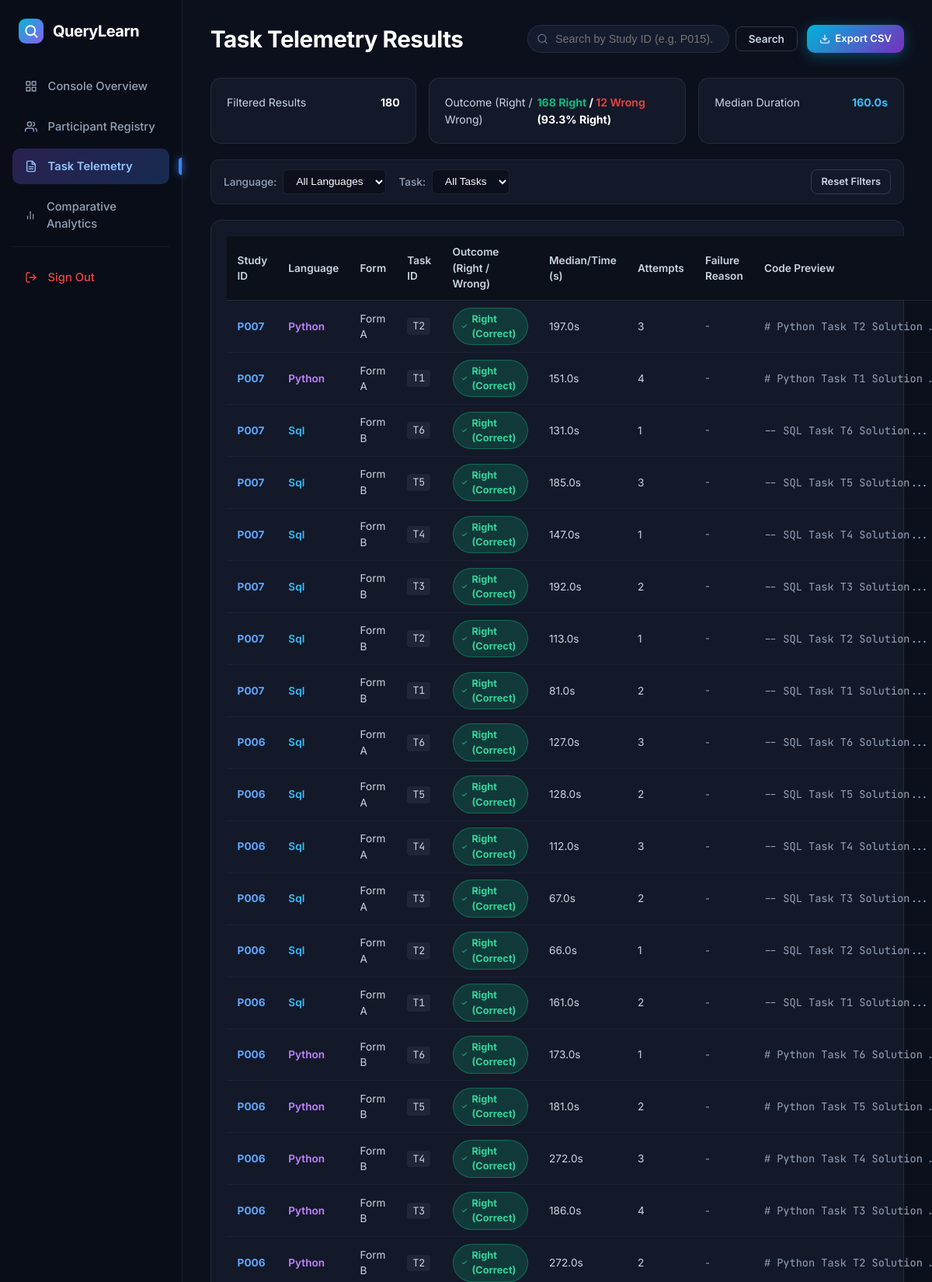
Screenshot of /dashboard/results?page=3&language=&task=&search= (signed in, upper part) with the database file from the repository.
### tables this page shows
CREATE TABLE task_results (
        id INTEGER PRIMARY KEY AUTOINCREMENT,
        session_id INTEGER,
        task_id TEXT,
        success BOOLEAN,
        start_time TIMESTAMP,
        end_time TIMESTAMP,
        elapsed_seconds REAL,
        allocated_seconds INTEGER DEFAULT 480,
        attempt_count INTEGER,
        final_code TEXT,
        source_lines INTEGER,
        source_chars INTEGER,
        failure_reason TEXT,
        assistance TEXT,
        FOREIGN KEY (session_id) REFERENCES sessions(id)
    );

CREATE TABLE participants (
        id INTEGER PRIMARY KEY AUTOINCREMENT,
        study_id TEXT UNIQUE NOT NULL,
        program TEXT,
        year_level INTEGER,
        python_exp TEXT,
        sql_exp TEXT,
        other_languages TEXT,
        db_course TEXT,
        consent BOOLEAN,
        sequence_id INTEGER,
        status TEXT,
        created_at TIMESTAMP DEFAULT CURRENT_TIMESTAMP
    );

### blueprints/dashboard.py (the view)
    def wrapper(*args, **kwargs):
        if not session.get('is_researcher'):
            return redirect(url_for('auth.researcher_login'))
        return f(*args, **kwargs)

### blueprints/dashboard.py (called while the page is built)
def get_research_db_path():
    try:
        return current_app.config.get('RESEARCH_DB', Config.RESEARCH_DB)
    except RuntimeError:
        return Config.RESEARCH_DB

def require_researcher(f):
    def wrapper(*args, **kwargs):
        if not session.get('is_researcher'):
            return redirect(url_for('auth.researcher_login'))
        return f(*args, **kwargs)
    wrapper.__name__ = f.__name__
    return wrapper

### templates/dashboard/results.html (shortened to what this page needs)
<!DOCTYPE html>
<html lang="en">
<head>
    <link rel="stylesheet" href="{{ url_for('static', filename='css/style.css') }}">
</head>
<body>
<div class="db-page">
    <aside class="db-sidebar">
        <a href="{{ url_for('dashboard.overview') }}" class="db-brand">
            <div class="db-brand-icon">
                <svg width="18" height="18" viewBox="0 0 24 24" fill="none">
                    <circle cx="11" cy="11" r="8" stroke="#ffffff" stroke-width="2.5"/>
                    <line x1="16.5" y1="16.5" x2="22" y2="22" stroke="#ffffff" stroke-width="2.5" stroke-linecap="round"/>
                </svg>
            </div>
            <span class="db-brand-text">QueryLearn</span>
        </a>
        <nav class="db-nav">
            <a href="{{ url_for('dashboard.overview') }}" class="db-nav-link">
                <span>Console Overview</span>
            </a>
            <a href="{{ url_for('dashboard.participants') }}" class="db-nav-link">
                <span>Participant Registry</span>
            </a>
            <a href="{{ url_for('dashboard.results') }}" class="db-nav-link active">
                <span>Task Telemetry</span>
            </a>
            <a href="{{ url_for('dashboard.charts') }}" class="db-nav-link">
                <svg width="16" height="16" viewBox="0 0 24 24" fill="none" stroke="currentColor" stroke-width="2" stroke-linecap="round" stroke-linejoin="round"><line x1="18" y1="20" x2="18" y2="10"></line><line x1="12" y1="20" x2="12" y2="4"></line><line x1="6" y1="20" x2="6" y2="14"></line></svg>
                <span>Comparative Analytics</span>
            </a>
            <div style="margin-top: auto; padding-top: 1rem; border-top: 1px solid rgba(255,255,255,0.06);">
                <a href="{{ url_for('auth.logout') }}" class="db-nav-link" style="color: #ef4444;">
                    <svg width="16" height="16" viewBox="0 0 24 24" fill="none" stroke="currentColor" stroke-width="2" stroke-linecap="round" stroke-linejoin="round"><path d="M9 21H5a2 2 0 0 1-2-2V5a2 2 0 0 1 2-2h4"></path><polyline points="16 17 21 12 16 7"></polyline><line x1="21" y1="12" x2="9" y2="12"></line></svg>
                    <span>Sign Out</span>
                </a>
            </div>
        </nav>
    </aside>
    <main class="db-main">
        <header class="db-topbar">
            <h1 class="db-title">Task Telemetry Results</h1>
            <div class="db-topbar-tools" style="display: flex; gap: 0.75rem; align-items: center;">
                <form method="GET" action="{{ url_for('dashboard.results') }}" style="display: flex; gap: 0.5rem; align-items: center;">
                    <div style="position: relative;">
                        <input type="text" name="search" id="results-search" class="db-search"
                               placeholder="Search by Study ID (e.g. P015)..."
                               value="{{ search_query or '' }}"
                               style="width: 260px; padding-left: 2.2rem;">
                    </div>
                    <button type="submit" class="btn btn-outline btn-sm">Search</button>
                </form>
                <a href="{{ url_for('dashboard.export', type='results') }}" class="db-btn-run-gradient" style="padding: 0.5rem 1rem; font-size: 0.82rem; text-decoration: none; display: inline-flex; align-items: center; gap: 0.4rem;">
                    <svg width="14" height="14" viewBox="0 0 24 24" fill="none" stroke="currentColor" stroke-width="2"><path d="M21 15v4a2 2 0 0 1-2 2H5a2 2 0 0 1-2-2v-4"></path><polyline points="7 10 12 15 17 10"></polyline><line x1="12" y1="15" x2="12" y2="3"></line></svg>
                    Export CSV
                </a>
            </div>
        </header>
        {% set total_records = stats.total_results if stats else (total_count or results|length) %}
        {% set success_rate = stats.success_rate if stats else 0 %}
        {% set med_time = stats.median_time if stats else 0 %}
        <div style="display: flex; gap: 1rem; margin-bottom: 1.25rem;">
            <div class="db-status-card" style="flex: 1;">
                <div class="db-status-row"><span>Filtered Results</span><span id="kpi-total" style="color: white; font-weight: bold;">{{ total_records }}</span></div>
            </div>
            <div class="db-status-card" style="flex: 1.3;">
                <div class="db-status-row">
                    <span>Outcome (Right / Wrong)</span>
                    <span id="kpi-rate" style="font-weight: bold; font-size: 0.88rem;">
                        <span style="color: #10b981;">{{ stats.success_count if stats else 0 }} Right</span> / <span style="color: #ef4444;">{{ stats.wrong_count if stats else 0 }} Wrong</span> ({{ success_rate }}% Right)
                    </span>
                </div>
            </div>
            <div class="db-status-card" style="flex: 1;">
                <div class="db-status-row"><span>Median Duration</span><span id="kpi-time" style="color: #38bdf8; font-weight: bold;">{{ med_time }}s</span></div>
            </div>
        </div>
        <form method="GET" action="{{ url_for('dashboard.results') }}" id="filter-form" style="margin-bottom: 1.25rem; display: flex; gap: 1rem; align-items: center; flex-wrap: wrap; background: #131929; border: 1px solid rgba(255,255,255,0.06); padding: 0.75rem 1rem; border-radius: 10px;">
            <div style="display: flex; gap: 0.5rem; align-items: center;">
                <label for="filter-language" style="color: #94a3b8; font-size: 0.85rem; font-weight: 500;">Language:</label>
                <select name="language" id="filter-language" onchange="document.getElementById('filter-form').submit()" style="background-color: #0c101d; border: 1px solid var(--border-subtle); color: #ffffff; padding: 0.4rem 0.75rem; border-radius: 6px; font-size: 0.85rem; outline: none; cursor: pointer;">
                    <option value="" {% if not selected_lang or selected_lang == 'all' %}selected{% endif %}>All Languages</option>
                </select>
            </div>
            <div style="display: flex; gap: 0.5rem; align-items: center;">
                <label for="filter-task" style="color: #94a3b8; font-size: 0.85rem; font-weight: 500;">Task:</label>
                <select name="task" id="filter-task" onchange="document.getElementById('filter-form').submit()" style="background-color: #0c101d; border: 1px solid var(--border-subtle); color: #ffffff; padding: 0.4rem 0.75rem; border-radius: 6px; font-size: 0.85rem; outline: none; cursor: pointer;">
                    <option value="" {% if not selected_task or selected_task == 'all' %}selected{% endif %}>All Tasks</option>
                </select>
            </div>
            <a href="{{ url_for('dashboard.results') }}" class="btn btn-outline btn-sm" style="padding: 0.35rem 0.75rem; font-size: 0.8rem; margin-left: auto; text-decoration: none;">
                Reset Filters
            </a>
        </form>
        <div class="db-results-card" style="width: 100%;">
            <table class="db-dark-table">
                <thead>
                    <tr>
                        <th>Study ID</th>
                        <th>Language</th>
                        <th>Form</th>
                        <th>Task ID</th>
                        <th>Outcome (Right / Wrong)</th>
                        <th>Median/Time (s)</th>
                        <th>Attempts</th>
                        <th>Failure Reason</th>
                        <th>Code Preview</th>
                    </tr>
                </thead>
                <tbody id="telemetry-table-body">
                    {% for r in results %}
                    <tr class="telemetry-row">
                        <td><strong style="color: #60a5fa;">{{ r.study_id }}</strong></td>
                        <td>
                            <span style="font-weight: 600; color: {% if r.language|lower == 'sql' %}#38bdf8{% else %}#c084fc{% endif %}; text-transform: capitalize;">
                                {{ r.language }}
                            </span>
                        </td>
                        <td>Form {{ r.form }}</td>
                        <td><span style="background: rgba(255,255,255,0.06); padding: 0.15rem 0.45rem; border-radius: 4px; font-family: var(--font-mono); font-size: 0.82rem;">{{ r.task_id }}</span></td>
                        <td>
                            {% if r.success %}
                                <span style="background-color: rgba(16, 185, 129, 0.2); color: #34d399; border: 1px solid rgba(16, 185, 129, 0.4); padding: 0.25rem 0.65rem; border-radius: 9999px; font-size: 0.8rem; font-weight: 700; display: inline-flex; align-items: center; gap: 0.35rem;">
                                    <svg width="12" height="12" viewBox="0 0 24 24" fill="none" stroke="currentColor" stroke-width="3" stroke-linecap="round" stroke-linejoin="round"><polyline points="20 6 9 17 4 12"></polyline></svg>
                                    Right (Correct)
                                </span>
                            {% endif %}
                        </td>
                        <td>{{ r.elapsed_seconds }}s</td>
                        <td>{{ r.attempt_count }}</td>
                        <td style="font-size: 0.82rem; color: #94a3b8;">
                            {{ r.failure_reason or ('-' if r.success else 'incorrect') }}
                        </td>
                        <td style="font-family: var(--font-mono); font-size: 0.85rem; color: #94a3b8; max-width: 250px; overflow: hidden; text-overflow: ellipsis; white-space: nowrap;">
                            {{ (r.final_code or r.code_submitted or '')[:50] }}...
                        </td>
                    </tr>
                    {% else %}
                    <tr>
                        <td colspan="9" style="text-align: center; color: #64748b; padding: 2rem;">No telemetry results matching current filter criteria.</td>
                    </tr>
                    {% endfor %}
                </tbody>
            </table>
        </div>
    </main>
</div>
</body>
</html>

### rows the page displays
task_results: study_id "P007", language "Python", form "A", task_id "T2", shows "Right (Correct)", elapsed_seconds "197.0", attempt_count "3", success "-", final_code "# Python Task T2 Solution"
task_results: study_id "P007", language "Python", form "A", task_id "T1", shows "Right (Correct)", elapsed_seconds "151.0", attempt_count "4", success "-", final_code "# Python Task T1 Solution"
task_results: study_id "P007", language "Sql", form "B", task_id "T6", shows "Right (Correct)", elapsed_seconds "131.0", attempt_count "1", success "-", final_code "-- SQL Task T6 Solution"
task_results: study_id "P007", language "Sql", form "B", task_id "T5", shows "Right (Correct)", elapsed_seconds "185.0", attempt_count "3", success "-", final_code "-- SQL Task T5 Solution"
task_results: study_id "P007", language "Sql", form "B", task_id "T4", shows "Right (Correct)", elapsed_seconds "147.0", attempt_count "1", success "-", final_code "-- SQL Task T4 Solution"
task_results: study_id "P007", language "Sql", form "B", task_id "T3", shows "Right (Correct)", elapsed_seconds "192.0", attempt_count "2", success "-", final_code "-- SQL Task T3 Solution"
task_results: study_id "P007", language "Sql", form "B", task_id "T2", shows "Right (Correct)", elapsed_seconds "113.0", attempt_count "1", success "-", final_code "-- SQL Task T2 Solution"
task_results: study_id "P007", language "Sql", form "B", task_id "T1", shows "Right (Correct)", elapsed_seconds "81.0", attempt_count "2", success "-", final_code "-- SQL Task T1 Solution"
task_results: study_id "P006", language "Sql", form "A", task_id "T6", shows "Right (Correct)", elapsed_seconds "127.0", attempt_count "3", success "-", final_code "-- SQL Task T6 Solution"
task_results: study_id "P006", language "Sql", form "A", task_id "T5", shows "Right (Correct)", elapsed_seconds "128.0", attempt_count "2", success "-", final_code "-- SQL Task T5 Solution"
task_results: study_id "P006", language "Sql", form "A", task_id "T4", shows "Right (Correct)", elapsed_seconds "112.0", attempt_count "3", success "-", final_code "-- SQL Task T4 Solution"
task_results: study_id "P006", language "Sql", form "A", task_id "T3", shows "Right (Correct)", elapsed_seconds "67.0", attempt_count "2", success "-", final_code "-- SQL Task T3 Solution"
task_results: study_id "P006", language "Sql", form "A", task_id "T2", shows "Right (Correct)", elapsed_seconds "66.0", attempt_count "1", success "-", final_code "-- SQL Task T2 Solution"
task_results: study_id "P006", language "Sql", form "A", task_id "T1", shows "Right (Correct)", elapsed_seconds "161.0", attempt_count "2", success "-", final_code "-- SQL Task T1 Solution"
task_results: study_id "P006", language "Python", form "B", task_id "T6", shows "Right (Correct)", elapsed_seconds "173.0", attempt_count "1", success "-", final_code "# Python Task T6 Solution"
task_results: study_id "P006", language "Python", form "B", task_id "T5", shows "Right (Correct)", elapsed_seconds "181.0", attempt_count "2", success "-", final_code "# Python Task T5 Solution"
task_results: study_id "P006", language "Python", form "B", task_id "T4", shows "Right (Correct)", elapsed_seconds "272.0", attempt_count "3", success "-", final_code "# Python Task T4 Solution"
task_results: study_id "P006", language "Python", form "B", task_id "T3", shows "Right (Correct)", elapsed_seconds "186.0", attempt_count "4", success "-", final_code "# Python Task T3 Solution"
task_results: study_id "P006", language "Python", form "B", task_id "T2", shows "Right (Correct)", elapsed_seconds "272.0", attempt_count "2", success "-", final_code "# Python Task T2 Solution"

### other values shown
{{ total_records }} "180"
{{ stats.success_count if stats else 0 }} "168"
{{ stats.wrong_count if stats else 0 }} "12"
{{ success_rate }} "93.3"
{{ med_time }} "160.0"
